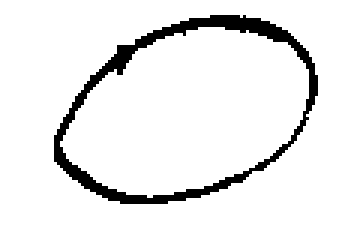
%> input picture major h/database/database_0/num_0_032.bmp, 115 x 82 px, given in place of num_0_001.bmp, which was not available (shown 3 times larger)
$ octave feature_calculation_database.m   (GNU Octave 9; MATLAB toolbox functions it lacks are replaced by stand-ins)
%> lines starting %> are read from the running program, lines starting %| are printed output that depends on the picture; in (x1, y1, x2, y2) boxes, pixels count from 0 and x2, y2 are one past the last pixel; in counts of white or black regions, pixels touching at a corner belong together; the program's own positions count from 1; pictures that were not available may be replaced by others from this repository, and a replacement may not be noted
### major h/programs/Garbage/get_sig_1.m
SCALED_SIG=[];
FIN_SIG=[];
SIG=[];
%[x1,map]=imread('tnum_1_096.bmp');%reading bmp file

SIG=imread(file(sample_no,:));
%> SIG: size 82x115 logical; 92.4% white; 1 black region, box (x1, y1, x2, y2) and area: (18, 5, 106, 68) 718
%SIG=x1;
[X,Y]=size(SIG);
%> X = 82; Y = 115
MINROW=-1;
MINCOL=-1;
MAXROW=-1;
MAXCOL=-1;

for i=1:X
    for j=1:Y
        if (SIG(i,j)==0)
            MINROW=i;
            break
        end
    end
    if(MINROW>-1)
        break
    end

end
%> after the loop, MINROW = 6

for j=1:Y
    for i=1:X
        if (SIG(i,j)==0)
            MINCOL=j;
            break
        end
    end
        if(MINCOL>-1)
        break
    end

end
%> after the loop, MINCOL = 19

for i=X:-1:1
    for j=Y:-1:1
        if (SIG(i,j)==0)
            MAXROW=i;
            break
        end
    end
        if(MAXROW>-1)
        break
    end

end
%> after the loop, MAXROW = 68
for j=Y:-1:1
    for i=X:-1:1
        if (SIG(i,j)==0)
            MAXCOL=j;
            break
        end
    end
        if(MAXCOL>-1)
        break
    end

end
%> after the loop, MAXCOL = 106

m=0;
n=0;
for i=MINROW :1: MAXROW-1
    m=m+1;
   n=0;
    for j=MINCOL :1: MAXCOL-1
        n=n+1;
        FIN_SIG(m,n)=SIG(i,j);
    end
end
%> this loop made 62 passes
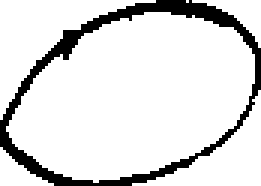
%> FIN_SIG: size 62x87 double (shown 3 times larger); values 0 (black) and 1 (white), 87.1% white; 1 black region, box (x1, y1, x2, y2) and area: (0, 0, 87, 62) 695
%> after the loop, m = 62
SCALED_SIG=imresize(FIN_SIG,[36,36]);
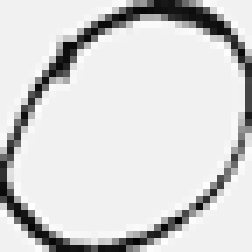
%> SCALED_SIG: size 36x36 double (shown 7 times larger); min -0.111, max 1.06, mean 0.871; drawn with min black and max white
RR=SCALED_SIG;
imshow(RR)

### major h/programs/concavity/contour_main.m

f=[];

RR =~edge(RR,'canny');
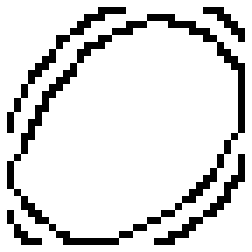
%> RR: size 36x36 logical (shown 7 times larger); 86% white; black in thin lines or dots, all inside (x1, y1, x2, y2) = (1, 1, 35, 35)
n=0;

% [5 lines of commented-out code are left out]

        X0=0;
        X1=0;
        X2=0;
        X3=0;
        X4=0;
        X5=0;
        X6=0;
        X7=0;
        Xb=0;


%> the run ends on the next line
        for i1=i_min:i_max
            for j1=j_min:j_max

                if(i1>1 & i1<36)
                if(RR(i1-1,j1)==1 & RR(i1,j1)==1)
                    X0=X0+1;
                end
            end


               if(i1<36 & j1>1)
                if(RR(i1+1,j1-1)==1 & RR(i1,j1)==1)
                    X1=X1+1;
                end
            end
                if(i1<36)
                if(RR(i1+1,j1)==1 & RR(i1,j1)==1)
                    X2=X2+1;
                end
            end
                if(j1<36 & i1<36)
                if(RR(i1+1,j1+1)==1 & RR(i1,j1)==1)
                    X3=X3+1;
                end
            end
                if(j1<36)
                if(RR(i1,j1+1)==1 & RR(i1,j1)==1)
                    X4=X4+1;
                end
            end
                if(i1>1 & j1<36)
                if(RR(i1-1,j1+1)==1 & RR(i1,j1)==1)
                    X5=X5+1;
                end
            end
                if(i1>1)
                if(RR(i1-1,j1)==1 & RR(i1,j1)==1)
                    X6=X6+1;
                end
            end

            if(i1>1 & j1>1)
                if(RR(i1-1,j1-1)==1 & RR(i1,j1)==1)
                    X7=X7+1;
                end
            end
if(RR(i1,j1)==1)
    Xb=Xb+1;
end

            end
        end


feat_con=[feat_con X0 X1 X2 X3 X4 X5 X6 X7 Xb] ;

### major h/programs/con_dens_cont/database_samples_0.m
file0(1,:)=char('d:\major\database\database_0\num_0_001.bmp');
file0(2,:)=char('d:\major\database\database_0\num_0_002.bmp');
file0(3,:)=char('d:\major\database\database_0\num_0_003.bmp');
file0(4,:)=char('d:\major\database\database_0\num_0_004.bmp');
file0(5,:)=char('d:\major\database\database_0\num_0_005.bmp');

file0(6,:)=char('d:\major\database\database_0\num_0_006.bmp');
file0(7,:)=char('d:\major\database\database_0\num_0_007.bmp');
file0(8,:)=char('d:\major\database\database_0\num_0_008.bmp');
file0(9,:)=char('d:\major\database\database_0\num_0_009.bmp');
file0(10,:)=char('d:\major\database\database_0\num_0_010.bmp');

file0(11,:)=char('d:\major\database\database_0\num_0_011.bmp');
file0(12,:)=char('d:\major\database\database_0\num_0_012.bmp');
file0(13,:)=char('d:\major\database\database_0\num_0_013.bmp');
file0(14,:)=char('d:\major\database\database_0\num_0_014.bmp');
file0(15,:)=char('d:\major\database\database_0\num_0_015.bmp');

file0(16,:)=char('d:\major\database\database_0\num_0_016.bmp');
file0(17,:)=char('d:\major\database\database_0\num_0_017.bmp');
file0(18,:)=char('d:\major\database\database_0\num_0_018.bmp');
file0(19,:)=char('d:\major\database\database_0\num_0_019.bmp');
file0(20,:)=char('d:\major\database\database_0\num_0_020.bmp');

file0(21,:)=char('d:\major\database\database_0\num_0_021.bmp');
file0(22,:)=char('d:\major\database\database_0\num_0_022.bmp');
file0(23,:)=char('d:\major\database\database_0\num_0_023.bmp');
file0(24,:)=char('d:\major\database\database_0\num_0_024.bmp');
file0(25,:)=char('d:\major\database\database_0\num_0_025.bmp');

file0(26,:)=char('d:\major\database\database_0\num_0_026.bmp');
file0(27,:)=char('d:\major\database\database_0\num_0_027.bmp');
file0(28,:)=char('d:\major\database\database_0\num_0_028.bmp');
file0(29,:)=char('d:\major\database\database_0\num_0_029.bmp');
file0(30,:)=char('d:\major\database\database_0\num_0_030.bmp');

file0(31,:)=char('d:\major\database\database_0\num_0_031.bmp');
file0(32,:)=char('d:\major\database\database_0\num_0_032.bmp');
file0(33,:)=char('d:\major\database\database_0\num_0_033.bmp');
file0(34,:)=char('d:\major\database\database_0\num_0_034.bmp');
file0(35,:)=char('d:\major\database\database_0\num_0_035.bmp');

file0(36,:)=char('d:\major\database\database_0\num_0_036.bmp');
file0(37,:)=char('d:\major\database\database_0\num_0_037.bmp');
file0(38,:)=char('d:\major\database\database_0\num_0_038.bmp');
file0(39,:)=char('d:\major\database\database_0\num_0_039.bmp');
file0(40,:)=char('d:\major\database\database_0\num_0_040.bmp');

file0(41,:)=char('d:\major\database\database_0\num_0_041.bmp');
file0(42,:)=char('d:\major\database\database_0\num_0_042.bmp');
file0(43,:)=char('d:\major\database\database_0\num_0_043.bmp');
file0(44,:)=char('d:\major\database\database_0\num_0_044.bmp');
file0(45,:)=char('d:\major\database\database_0\num_0_045.bmp');

file0(46,:)=char('d:\major\database\database_0\num_0_046.bmp');
file0(47,:)=char('d:\major\database\database_0\num_0_047.bmp');
file0(48,:)=char('d:\major\database\database_0\num_0_048.bmp');
file0(49,:)=char('d:\major\database\database_0\num_0_049.bmp');
file0(50,:)=char('d:\major\database\database_0\num_0_050.bmp');

file0(51,:)=char('d:\major\database\database_0\num_0_051.bmp');
file0(52,:)=char('d:\major\database\database_0\num_0_052.bmp');
file0(53,:)=char('d:\major\database\database_0\num_0_053.bmp');
file0(54,:)=char('d:\major\database\database_0\num_0_054.bmp');
file0(55,:)=char('d:\major\database\database_0\num_0_055.bmp');

file0(56,:)=char('d:\major\database\database_0\num_0_056.bmp');
file0(57,:)=char('d:\major\database\database_0\num_0_057.bmp');
file0(58,:)=char('d:\major\database\database_0\num_0_058.bmp');
file0(59,:)=char('d:\major\database\database_0\num_0_059.bmp');
file0(60,:)=char('d:\major\database\database_0\num_0_060.bmp');

file0(61,:)=char('d:\major\database\database_0\num_0_061.bmp');
file0(62,:)=char('d:\major\database\database_0\num_0_062.bmp');
file0(63,:)=char('d:\major\database\database_0\num_0_063.bmp');
file0(64,:)=char('d:\major\database\database_0\num_0_064.bmp');
file0(65,:)=char('d:\major\database\database_0\num_0_065.bmp');

file0(66,:)=char('d:\major\database\database_0\num_0_066.bmp');
file0(67,:)=char('d:\major\database\database_0\num_0_067.bmp');
file0(68,:)=char('d:\major\database\database_0\num_0_068.bmp');
file0(69,:)=char('d:\major\database\database_0\num_0_069.bmp');
file0(70,:)=char('d:\major\database\database_0\num_0_070.bmp');

file0(71,:)=char('d:\major\database\database_0\num_0_071.bmp');
file0(72,:)=char('d:\major\database\database_0\num_0_072.bmp');
file0(73,:)=char('d:\major\database\database_0\num_0_073.bmp');
file0(74,:)=char('d:\major\database\database_0\num_0_074.bmp');
file0(75,:)=char('d:\major\database\database_0\num_0_075.bmp');

file0(76,:)=char('d:\major\database\database_0\num_0_076.bmp');
file0(77,:)=char('d:\major\database\database_0\num_0_077.bmp');
file0(78,:)=char('d:\major\database\database_0\num_0_078.bmp');
file0(79,:)=char('d:\major\database\database_0\num_0_079.bmp');
file0(80,:)=char('d:\major\database\database_0\num_0_080.bmp');

file0(81,:)=char('d:\major\database\database_0\num_0_081.bmp');
file0(82,:)=char('d:\major\database\database_0\num_0_082.bmp');
file0(83,:)=char('d:\major\database\database_0\num_0_083.bmp');
file0(84,:)=char('d:\major\database\database_0\num_0_084.bmp');
file0(85,:)=char('d:\major\database\database_0\num_0_085.bmp');

file0(86,:)=char('d:\major\database\database_0\num_0_086.bmp');
file0(87,:)=char('d:\major\database\database_0\num_0_087.bmp');
file0(88,:)=char('d:\major\database\database_0\num_0_088.bmp');
file0(89,:)=char('d:\major\database\database_0\num_0_089.bmp');
file0(90,:)=char('d:\major\database\database_0\num_0_090.bmp');

file0(91,:)=char('d:\major\database\database_0\num_0_091.bmp');
file0(92,:)=char('d:\major\database\database_0\num_0_092.bmp');
file0(93,:)=char('d:\major\database\database_0\num_0_093.bmp');
file0(94,:)=char('d:\major\database\database_0\num_0_094.bmp');
file0(95,:)=char('d:\major\database\database_0\num_0_095.bmp');

file0(96,:)=char('d:\major\database\database_0\num_0_096.bmp');
file0(97,:)=char('d:\major\database\database_0\num_0_097.bmp');
file0(98,:)=char('d:\major\database\database_0\num_0_098.bmp');
file0(99,:)=char('d:\major\database\database_0\num_0_099.bmp');
file0(100,:)=char('d:\major\database\database_0\num_0_100.bmp');

### major h/programs/cont_dens_thai/feature_calculation_database.m

no_of_samples=100;    % no of each data digit
feature=[];

database_samples_0;

file=file0;
for sample_no=1:no_of_samples
        sample_no
        get_sig_1;
        %skeleton;
        contour_main;
